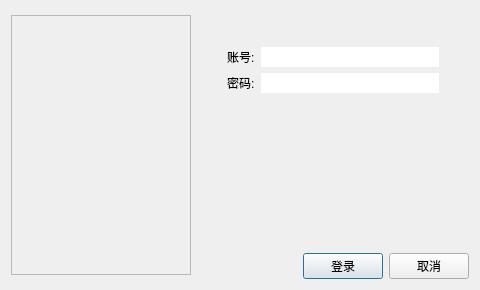
<?xml version="1.0" encoding="UTF-8"?>
<ui version="4.0">
 <class>loginDialog</class>
 <widget class="QDialog" name="loginDialog">
  <property name="windowModality">
   <enum>Qt::WindowModality::NonModal</enum>
  </property>
  <property name="geometry">
   <rect>
    <x>0</x>
    <y>0</y>
    <width>480</width>
    <height>290</height>
   </rect>
  </property>
  <property name="sizePolicy">
   <sizepolicy hsizetype="Fixed" vsizetype="Fixed">
    <horstretch>0</horstretch>
    <verstretch>0</verstretch>
   </sizepolicy>
  </property>
  <property name="minimumSize">
   <size>
    <width>480</width>
    <height>290</height>
   </size>
  </property>
  <property name="maximumSize">
   <size>
    <width>480</width>
    <height>290</height>
   </size>
  </property>
  <property name="windowTitle">
   <string>登录</string>
  </property>
  <property name="modal">
   <bool>false</bool>
  </property>
  <layout class="QHBoxLayout" name="horizontalLayout_4">
   <item>
    <widget class="QFrame" name="logoFrame">
     <property name="sizePolicy">
      <sizepolicy hsizetype="Fixed" vsizetype="Fixed">
       <horstretch>0</horstretch>
       <verstretch>0</verstretch>
      </sizepolicy>
     </property>
     <property name="minimumSize">
      <size>
       <width>180</width>
       <height>260</height>
      </size>
     </property>
     <property name="baseSize">
      <size>
       <width>0</width>
       <height>0</height>
      </size>
     </property>
     <property name="frameShape">
      <enum>QFrame::Shape::StyledPanel</enum>
     </property>
     <property name="frameShadow">
      <enum>QFrame::Shadow::Raised</enum>
     </property>
    </widget>
   </item>
   <item>
    <layout class="QVBoxLayout" name="verticalLayout_3">
     <item>
      <layout class="QVBoxLayout" name="verticalLayout">
       <property name="leftMargin">
        <number>30</number>
       </property>
       <property name="rightMargin">
        <number>30</number>
       </property>
       <item>
        <widget class="QWidget" name="widget" native="true">
         <property name="minimumSize">
          <size>
           <width>0</width>
           <height>30</height>
          </size>
         </property>
        </widget>
       </item>
       <item>
        <layout class="QHBoxLayout" name="horizontalLayout_3">
         <item>
          <widget class="QLabel" name="accountLabel">
           <property name="text">
            <string>账号:</string>
           </property>
          </widget>
         </item>
         <item>
          <widget class="QLineEdit" name="accountText">
           <property name="inputMethodHints">
            <set>Qt::InputMethodHint::ImhNone</set>
           </property>
           <property name="maxLength">
            <number>32</number>
           </property>
           <property name="frame">
            <bool>false</bool>
           </property>
           <property name="echoMode">
            <enum>QLineEdit::EchoMode::Normal</enum>
           </property>
          </widget>
         </item>
        </layout>
       </item>
       <item>
        <layout class="QHBoxLayout" name="horizontalLayout_2">
         <item>
          <widget class="QLabel" name="passwordLabel">
           <property name="text">
            <string>密码:</string>
           </property>
          </widget>
         </item>
         <item>
          <widget class="QLineEdit" name="passwordText">
           <property name="maxLength">
            <number>32</number>
           </property>
           <property name="frame">
            <bool>false</bool>
           </property>
           <property name="echoMode">
            <enum>QLineEdit::EchoMode::Password</enum>
           </property>
           <property name="clearButtonEnabled">
            <bool>true</bool>
           </property>
          </widget>
         </item>
        </layout>
       </item>
       <item>
        <widget class="QLabel" name="messageLabel">
         <property name="text">
          <string/>
         </property>
         <property name="alignment">
          <set>Qt::AlignmentFlag::AlignCenter</set>
         </property>
         <property name="margin">
          <number>10</number>
         </property>
        </widget>
       </item>
       <item>
        <spacer name="verticalSpacer">
         <property name="orientation">
          <enum>Qt::Orientation::Vertical</enum>
         </property>
         <property name="sizeHint" stdset="0">
          <size>
           <width>20</width>
           <height>40</height>
          </size>
         </property>
        </spacer>
       </item>
      </layout>
     </item>
     <item>
      <layout class="QVBoxLayout" name="verticalLayout_2">
       <item>
        <layout class="QHBoxLayout" name="horizontalLayout">
         <item>
          <spacer name="horizontalSpacer">
           <property name="orientation">
            <enum>Qt::Orientation::Horizontal</enum>
           </property>
           <property name="sizeHint" stdset="0">
            <size>
             <width>40</width>
             <height>20</height>
            </size>
           </property>
          </spacer>
         </item>
         <item>
          <widget class="QPushButton" name="loginButton">
           <property name="text">
            <string>登录</string>
           </property>
          </widget>
         </item>
         <item>
          <widget class="QPushButton" name="cancelButton">
           <property name="text">
            <string>取消</string>
           </property>
           <property name="default">
            <bool>false</bool>
           </property>
          </widget>
         </item>
        </layout>
       </item>
      </layout>
     </item>
    </layout>
   </item>
  </layout>
 </widget>
 <resources/>
 <connections>
  <connection>
   <sender>loginButton</sender>
   <signal>clicked()</signal>
   <receiver>loginDialog</receiver>
   <slot>onLoginButtonClicked()</slot>
   <hints>
    <hint type="sourcelabel">
     <x>359</x>
     <y>266</y>
    </hint>
    <hint type="destinationlabel">
     <x>543</x>
     <y>568</y>
    </hint>
   </hints>
  </connection>
  <connection>
   <sender>cancelButton</sender>
   <signal>clicked()</signal>
   <receiver>loginDialog</receiver>
   <slot>onCancelButtonClicked()</slot>
   <hints>
    <hint type="sourcelabel">
     <x>423</x>
     <y>261</y>
    </hint>
    <hint type="destinationlabel">
     <x>659</x>
     <y>497</y>
    </hint>
   </hints>
  </connection>
 </connections>
 <slots>
  <slot>onLoginButtonClicked()</slot>
  <slot>onCancelButtonClicked()</slot>
 </slots>
</ui>
